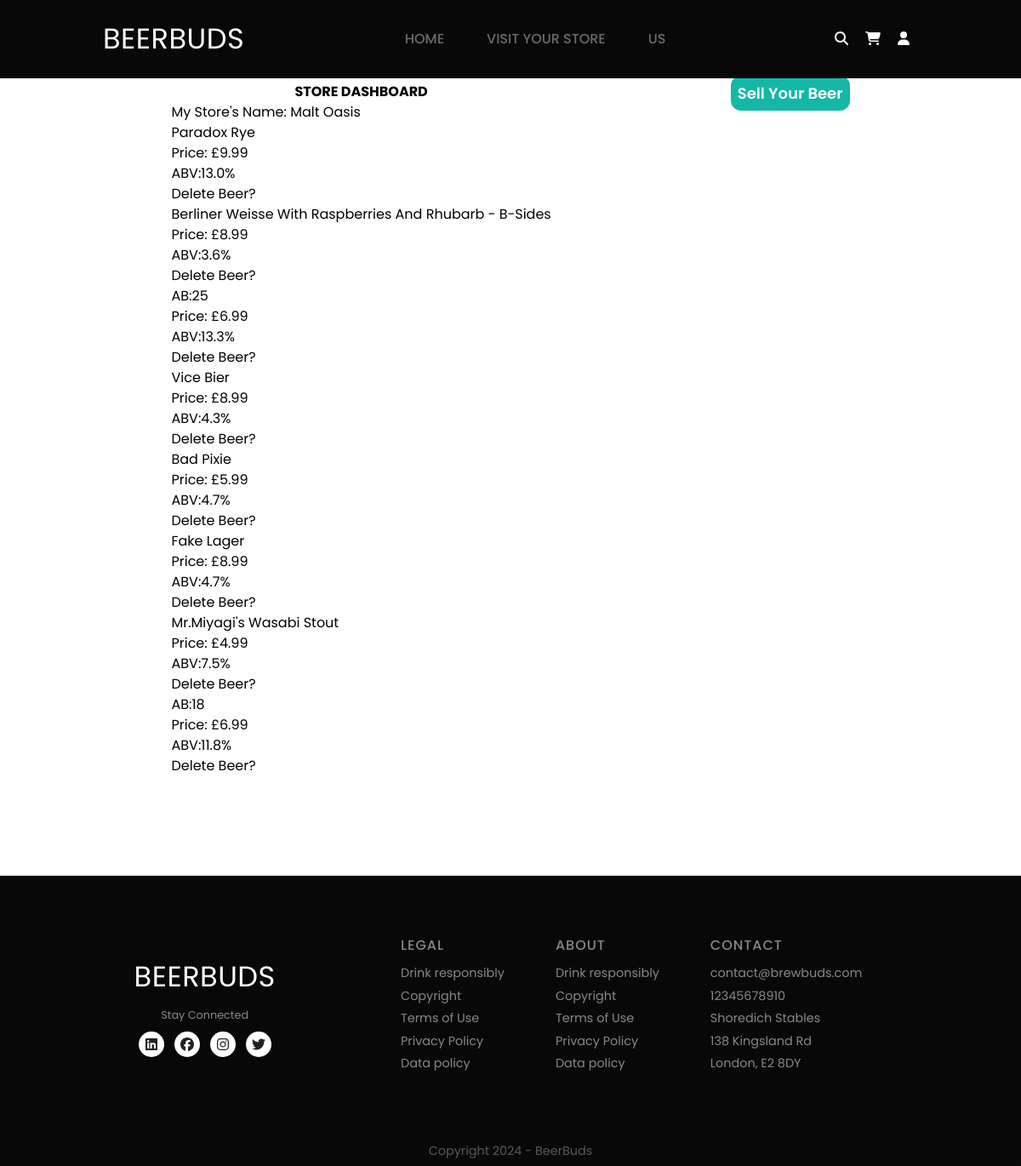
The app's page /store_dashboard/ (signed in) with its own data.
### marketplace/models.py (models this page shows, shortened)
class Store(models.Model):
    store_name = models.CharField(max_length=255, blank=False, null=False)
    store_email = models.EmailField(blank=False, null=False)
    phone_number = models.CharField(blank=False, max_length=13)
    description = models.TextField(validators=[
            MinLengthValidator(100, 'Please enter a description of at least 100 characters')
        ])
    user_id = models.OneToOneField(User, on_delete=models.CASCADE)
    class Meta:
        ordering=['store_name']

class Beer(models.Model):
    name = models.CharField(max_length=255, blank=False, null=False)
    description = models.TextField(blank=False, validators=[ MinLengthValidator(50, 'Please enter a description of at least 50 characters')])
    stock_quantity = models.IntegerField(blank=False, null=False)
    price = models.DecimalField(blank=False, null=False, max_digits=6, decimal_places=2)
    store_id = models.ForeignKey(Store, related_name='beer_store', on_delete=models.CASCADE)
    beer_image = models.ImageField(upload_to='beer_images', blank=False, null=False)
    volume = models.DecimalField(max_digits=6, decimal_places=2)
    abv = models.DecimalField(max_digits=6, decimal_places=1)
    ingredients = models.TextField(validators=[ MinLengthValidator(50, 'Please enter a description of at least 50 characters')])

### marketplace/views.py (the view)
# urls.py: path('store_dashboard/', views.store_dash, name="store_dash"),
def store_dash(request):
   store = Store.objects.filter(user_id=request.user)
   return render(request, 'marketplace/store_dash.html', {'store': store})

### marketplace/context_processors.py (called while the page is built)
def has_store(request):
    if request.user.is_authenticated:
        return {'has_store': Store.objects.filter(user_id=request.user).exists()}
    return {'has_store': False}

### marketplace/templates/marketplace/store_dash.html (shortened to what this page needs)
{% extends "core/base.html" %}
{% block content %}
<div class = 'flex justify-around'>
  <div>
      <h1 class="text-center font-bold" > STORE DASHBOARD </h1>
    {% for store in store %}
    <h2> My Store's Name: {{ store.store_name}}</h2>
    {% for beer in store.beer_store.all %}
      <a href="{% url 'marketplace:beer_show' beer.id %}">
        <h4>  {{ beer.name }} </h4>
      </a>
      <ul>
        <li> Price: £{{beer.price}} </li>
        <li> ABV:{{beer.abv}}% </li>
        <a href="{% url 'marketplace:delete_beer' beer.id %}"> Delete Beer? </a>
      </ul>
    {% endfor %}
  {% endfor %}
  </div>
  <div>
    <a href="{% url 'marketplace:create_beer'%}" class="px-2 py-2 text-lg font-semibold bg-teal-500 text-white rounded-xl hover:bg-teal-700"> Sell Your Beer </a>
  </div>
</div>
{% endblock  %}

### core/static/core/styles.css (style rules this page uses)
* { margin: 0px; padding: 0px; font-family: poppins; box-sizing: border-box; }
body { margin: 0px; padding: 0px; font-family: poppins; }
ul { list-style: none; }
a { text-decoration: none; }

### records on screen
Store: store_name "Malt Oasis"
Beer: name "Paradox Rye", price "9.99", abv "13.0"
Beer: name "Berliner Weisse With Raspberries And Rhubarb - B-Sides", price "8.99", abv "3.6"
Beer: name "AB:25", price "6.99", abv "13.3"
Beer: name "Vice Bier", price "8.99", abv "4.3"
Beer: name "Bad Pixie", price "5.99", abv "4.7"
Beer: name "Fake Lager", price "8.99", abv "4.7"
Beer: name "Mr.Miyagi's Wasabi Stout", price "4.99", abv "7.5"
Beer: name "AB:18", price "6.99", abv "11.8"
